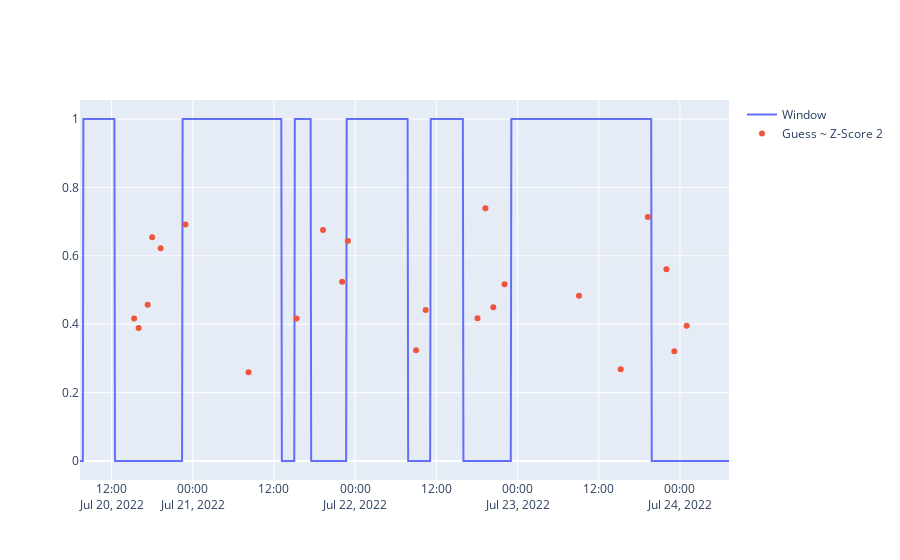

The notebook cell saved with this chart:
### Code cell
w1 = Window_Detect2(a01)
w1.analyze_window_change(make_stl_smooth)
# fig1 = w1.plot_zscore()
# fig1.show()
fig2 = w1.plot_guesses(timedelta=30)
fig2.show()
# w1.plot_analysis_and_distributions()

### Figure 1 — Plotly figure (JSON) as saved in the notebook; plotly's stock layout.template omitted (floating-point values rounded to 4 significant figures; data arrays with more than 128 entries replaced by an {"elided": "..."} marker saying what was removed)
{"data": [{"mode": "lines", "name": "Window", "type": "scatter", "x": {"elided": "1152 str values"}, "y": {"elided": "1152 int values"}}, {"mode": "markers", "name": "Guess ~ Z-Score 2", "type": "scatter", "x": ["2022-07-20T15:20:00", "2022-07-20T16:00:00", "2022-07-20T17:20:00", "2022-07-20T18:00:00", "2022-07-20T19:15:00", "2022-07-20T22:55:00", "2022-07-21T08:15:00", "2022-07-21T15:20:00", "2022-07-21T19:15:00", "2022-07-21T22:05:00", "2022-07-21T22:55:00", "2022-07-22T09:00:00", "2022-07-22T10:25:00", "2022-07-22T18:05:00", "2022-07-22T19:15:00", "2022-07-22T20:25:00", "2022-07-22T22:05:00", "2022-07-23T09:05:00", "2022-07-23T15:15:00", "2022-07-23T19:15:00", "2022-07-23T22:00:00", "2022-07-23T23:10:00", "2022-07-24T01:00:00"], "y": [0.4167, 0.389, 0.4571, 0.6545, 0.6222, 0.6915, 0.2598, 0.4167, 0.6754, 0.5242, 0.6434, 0.3235, 0.4418, 0.4171, 0.7387, 0.4499, 0.5166, 0.483, 0.2684, 0.7134, 0.5609, 0.3206, 0.3952]}], "layout": {}}
